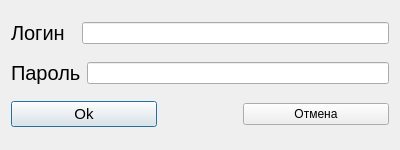
<?xml version="1.0" encoding="UTF-8"?>
<ui version="4.0">
 <class>GetUserData</class>
 <widget class="QDialog" name="GetUserData">
  <property name="geometry">
   <rect>
    <x>0</x>
    <y>0</y>
    <width>400</width>
    <height>150</height>
   </rect>
  </property>
  <property name="sizePolicy">
   <sizepolicy hsizetype="Fixed" vsizetype="Fixed">
    <horstretch>0</horstretch>
    <verstretch>0</verstretch>
   </sizepolicy>
  </property>
  <property name="minimumSize">
   <size>
    <width>400</width>
    <height>150</height>
   </size>
  </property>
  <property name="maximumSize">
   <size>
    <width>400</width>
    <height>150</height>
   </size>
  </property>
  <property name="windowTitle">
   <string>Ввод данных пользователя</string>
  </property>
  <layout class="QHBoxLayout" name="horizontalLayout_4">
   <item>
    <layout class="QVBoxLayout" name="verticalLayout">
     <item>
      <layout class="QHBoxLayout" name="horizontalLayout_2">
       <item>
        <widget class="QLabel" name="label_login">
         <property name="sizePolicy">
          <sizepolicy hsizetype="Fixed" vsizetype="Fixed">
           <horstretch>0</horstretch>
           <verstretch>0</verstretch>
          </sizepolicy>
         </property>
         <property name="font">
          <font>
           <pointsize>15</pointsize>
          </font>
         </property>
         <property name="text">
          <string>Логин  </string>
         </property>
        </widget>
       </item>
       <item>
        <widget class="QLineEdit" name="login_line"/>
       </item>
      </layout>
     </item>
     <item>
      <layout class="QHBoxLayout" name="horizontalLayout_3">
       <item>
        <widget class="QLabel" name="label_pass">
         <property name="sizePolicy">
          <sizepolicy hsizetype="Fixed" vsizetype="Fixed">
           <horstretch>0</horstretch>
           <verstretch>0</verstretch>
          </sizepolicy>
         </property>
         <property name="font">
          <font>
           <pointsize>15</pointsize>
          </font>
         </property>
         <property name="text">
          <string>Пароль</string>
         </property>
        </widget>
       </item>
       <item>
        <widget class="QLineEdit" name="password_line"/>
       </item>
      </layout>
     </item>
     <item>
      <layout class="QHBoxLayout" name="horizontalLayout">
       <item>
        <widget class="QPushButton" name="Ok">
         <property name="font">
          <font>
           <pointsize>11</pointsize>
          </font>
         </property>
         <property name="text">
          <string>Ok</string>
         </property>
        </widget>
       </item>
       <item>
        <spacer name="horizontalSpacer">
         <property name="orientation">
          <enum>Qt::Horizontal</enum>
         </property>
         <property name="sizeType">
          <enum>QSizePolicy::Minimum</enum>
         </property>
         <property name="sizeHint" stdset="0">
          <size>
           <width>80</width>
           <height>20</height>
          </size>
         </property>
        </spacer>
       </item>
       <item>
        <widget class="QPushButton" name="cancel">
         <property name="text">
          <string>Отмена</string>
         </property>
        </widget>
       </item>
      </layout>
     </item>
    </layout>
   </item>
  </layout>
 </widget>
 <resources/>
 <connections/>
</ui>
